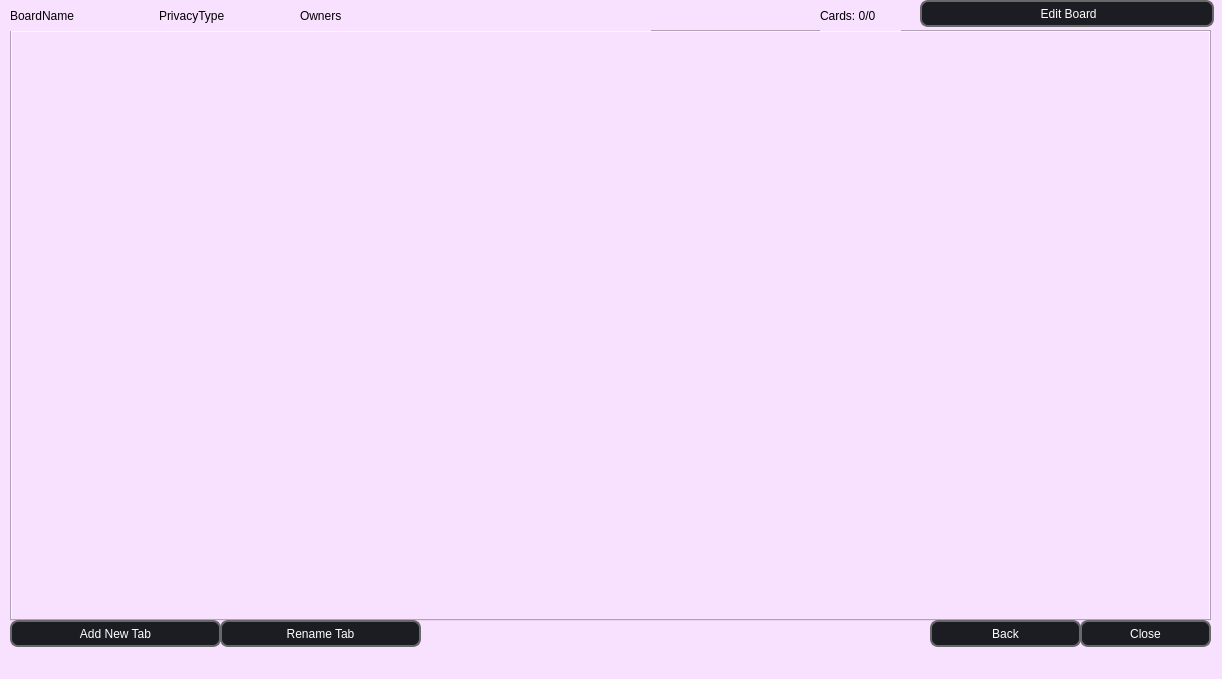
<?xml version="1.0" encoding="UTF-8"?>
<ui version="4.0">
 <class>Deck</class>
 <widget class="QMainWindow" name="Deck">
  <property name="geometry">
   <rect>
    <x>0</x>
    <y>0</y>
    <width>1222</width>
    <height>679</height>
   </rect>
  </property>
  <property name="windowTitle">
   <string>MainWindow</string>
  </property>
  <property name="styleSheet">
   <string notr="true">background-color: rgb(248, 224, 255);</string>
  </property>
  <widget class="QWidget" name="centralwidget">
   <widget class="QTabWidget" name="tabWidget">
    <property name="geometry">
     <rect>
      <x>10</x>
      <y>30</y>
      <width>1201</width>
      <height>591</height>
     </rect>
    </property>
    <property name="currentIndex">
     <number>-1</number>
    </property>
    <property name="tabsClosable">
     <bool>true</bool>
    </property>
   </widget>
   <widget class="QWidget" name="horizontalLayoutWidget_3">
    <property name="geometry">
     <rect>
      <x>10</x>
      <y>0</y>
      <width>291</width>
      <height>31</height>
     </rect>
    </property>
    <layout class="QHBoxLayout" name="horizontalLayout_3">
     <item>
      <widget class="QLabel" name="Name_label">
       <property name="text">
        <string>BoardName</string>
       </property>
      </widget>
     </item>
     <item>
      <widget class="QLabel" name="Type_label">
       <property name="text">
        <string>PrivacyType</string>
       </property>
      </widget>
     </item>
    </layout>
   </widget>
   <widget class="QPushButton" name="btn_add_owner">
    <property name="geometry">
     <rect>
      <x>920</x>
      <y>0</y>
      <width>294</width>
      <height>27</height>
     </rect>
    </property>
    <property name="styleSheet">
     <string notr="true">QPushButton {
	border: 2px solid rgb(104, 104, 104);
	border-radius: 8px;
	padding-left: auto;
    padding-right: auto;
	color: rgb(255, 255, 255);
	background-color: rgb(27, 29, 35);
	font: 600 12pt &quot;Montserrat SemiBold&quot;;
}
QPushButton:hover {
	border: 2px solid rgb(85, 170, 255);
	background-color: rgb(43, 45, 56);
}
QPushButton:focus {
	border: 2px solid rgb(48, 50, 62);
}
</string>
    </property>
    <property name="text">
     <string> Edit Board</string>
    </property>
   </widget>
   <widget class="QPushButton" name="btn_close">
    <property name="geometry">
     <rect>
      <x>1080</x>
      <y>620</y>
      <width>131</width>
      <height>27</height>
     </rect>
    </property>
    <property name="styleSheet">
     <string notr="true">QPushButton {
	border: 2px solid rgb(104, 104, 104);
	border-radius: 8px;
	padding-left: auto;
    padding-right: auto;
	color: rgb(255, 255, 255);
	background-color: rgb(27, 29, 35);
	font: 600 12pt &quot;Montserrat SemiBold&quot;;
}
QPushButton:hover {
	border: 2px solid rgb(85, 170, 255);
	background-color: rgb(43, 45, 56);
}
QPushButton:focus {
	border: 2px solid rgb(48, 50, 62);
}
</string>
    </property>
    <property name="text">
     <string>Close</string>
    </property>
   </widget>
   <widget class="QPushButton" name="btn_back">
    <property name="geometry">
     <rect>
      <x>930</x>
      <y>620</y>
      <width>151</width>
      <height>27</height>
     </rect>
    </property>
    <property name="styleSheet">
     <string notr="true">QPushButton {
	border: 2px solid rgb(104, 104, 104);
	border-radius: 8px;
	padding-left: auto;
    padding-right: auto;
	color: rgb(255, 255, 255);
	background-color: rgb(27, 29, 35);
	font: 600 12pt &quot;Montserrat SemiBold&quot;;
}
QPushButton:hover {
	border: 2px solid rgb(85, 170, 255);
	background-color: rgb(43, 45, 56);
}
QPushButton:focus {
	border: 2px solid rgb(48, 50, 62);
}
</string>
    </property>
    <property name="text">
     <string>Back</string>
    </property>
   </widget>
   <widget class="QPushButton" name="btn_add_column">
    <property name="geometry">
     <rect>
      <x>10</x>
      <y>620</y>
      <width>211</width>
      <height>27</height>
     </rect>
    </property>
    <property name="styleSheet">
     <string notr="true">QPushButton {
	border: 2px solid rgb(104, 104, 104);
	border-radius: 8px;
	padding-left: auto;
    padding-right: auto;
	color: rgb(255, 255, 255);
	background-color: rgb(27, 29, 35);
	font: 600 12pt &quot;Montserrat SemiBold&quot;;
}
QPushButton:hover {
	border: 2px solid rgb(85, 170, 255);
	background-color: rgb(43, 45, 56);
}
QPushButton:focus {
	border: 2px solid rgb(48, 50, 62);
}
</string>
    </property>
    <property name="text">
     <string>Add New Tab</string>
    </property>
   </widget>
   <widget class="QWidget" name="horizontalLayoutWidget_4">
    <property name="geometry">
     <rect>
      <x>300</x>
      <y>0</y>
      <width>351</width>
      <height>31</height>
     </rect>
    </property>
    <layout class="QHBoxLayout" name="horizontalLayout_4">
     <item>
      <widget class="QLabel" name="Owners_label">
       <property name="text">
        <string>Owners</string>
       </property>
      </widget>
     </item>
    </layout>
   </widget>
   <widget class="QWidget" name="horizontalLayoutWidget_5">
    <property name="geometry">
     <rect>
      <x>820</x>
      <y>0</y>
      <width>81</width>
      <height>31</height>
     </rect>
    </property>
    <layout class="QHBoxLayout" name="horizontalLayout_5">
     <item>
      <widget class="QLabel" name="maxCards_label">
       <property name="text">
        <string>Cards: 0/0</string>
       </property>
      </widget>
     </item>
    </layout>
   </widget>
   <widget class="QPushButton" name="btn_add_column_2">
    <property name="geometry">
     <rect>
      <x>220</x>
      <y>620</y>
      <width>201</width>
      <height>27</height>
     </rect>
    </property>
    <property name="styleSheet">
     <string notr="true">QPushButton {
	border: 2px solid rgb(104, 104, 104);
	border-radius: 8px;
	padding-left: auto;
    padding-right: auto;
	color: rgb(255, 255, 255);
	background-color: rgb(27, 29, 35);
	font: 600 12pt &quot;Montserrat SemiBold&quot;;
}
QPushButton:hover {
	border: 2px solid rgb(85, 170, 255);
	background-color: rgb(43, 45, 56);
}
QPushButton:focus {
	border: 2px solid rgb(48, 50, 62);
}
</string>
    </property>
    <property name="text">
     <string>Rename Tab</string>
    </property>
   </widget>
  </widget>
  <widget class="QStatusBar" name="statusBar"/>
 </widget>
 <resources/>
 <connections/>
</ui>
